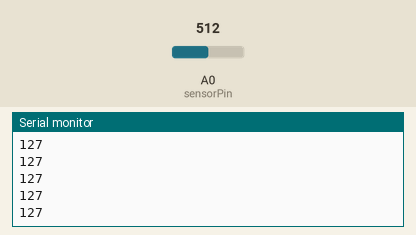
Simulated run of this sketch. Board: Arduino Uno, built with avr-gcc and run on an emulated ATmega328P. On the bench: the last lines printed to the serial monitor. Inputs (shaded band) come from the test bench; at power-on: A0 (sensorPin) = 512.

Above: at 1.3 s.
1.4 s: A0 (sensorPin) set to 716
At 1.41 s:
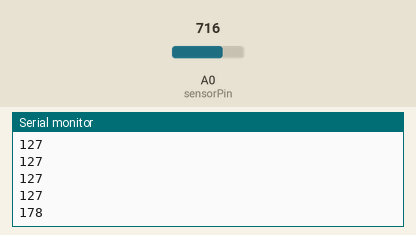
2.9 s: A0 (sensorPin) set to 900
At 2.91 s:
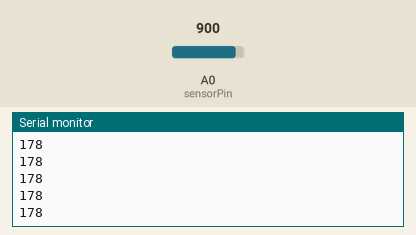
Timing chart, 0 to 5.9 s (numbered marks = the images above; inputs shaded):
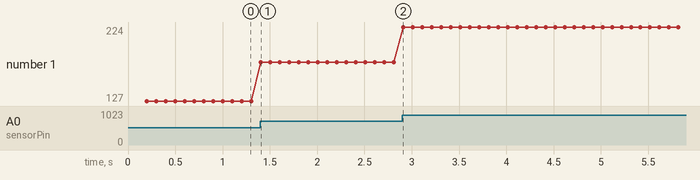

Measured:
- after the input at 1.4 s, the serial monitor: prints a new line at once (image 1)
- plotted number 1: 127 → 178 after the input at 1.4 s, 178 → 224 after the input at 2.9 s

The sketch:

light_led_brightness.ino
```cpp
const unsigned int sensorPin = 0;
const unsigned int ledPin = 14;

int lightLevel, high = 0, low = 1023;

void setup() {
  Serial.begin(115200);
  delay(100);

  pinMode(ledPin, OUTPUT);

}

void loop() {
  // put your main code here, to run repeatedly:
  delay(100);

  lightLevel = analogRead(sensorPin);

  manualTune();

  Serial.println(lightLevel);

  analogWrite(ledPin, lightLevel);
}


void manualTune() {
  lightLevel = map(lightLevel, 0, 1023, 0, 255);
  lightLevel = constrain(lightLevel, 0, 255);
}
```
